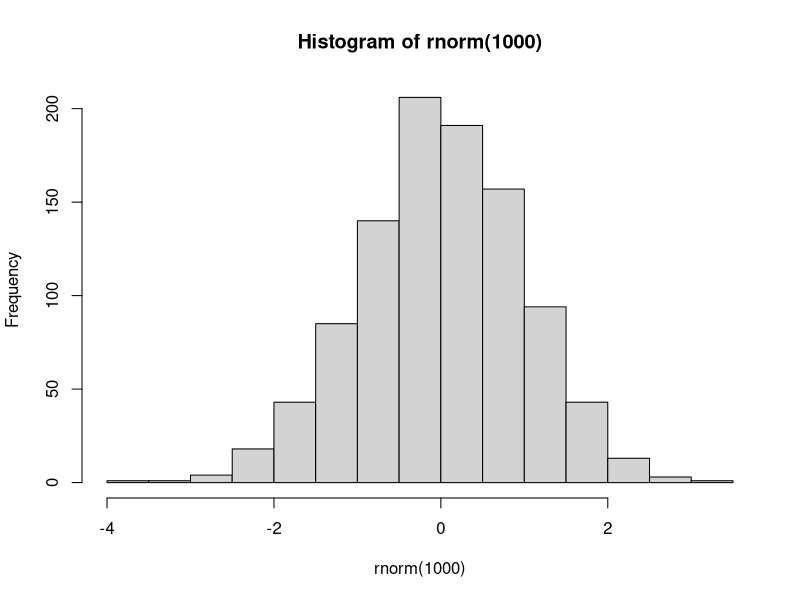

This chart was generated by the following R code:
## ---- chunk 1
library(knitr)
library(ggplot2)
opts_chunk$set(echo = FALSE, message = FALSE, warning = FALSE, cache = TRUE, dpi = 200, fig.width = 6, fig.height = 3, dev = 'svg', dev.args = list(bg = "transparent"))
theme424 <- theme_minimal() + 
  theme(
    panel.grid.minor = element_blank(),
    panel.background = element_rect(fill = "#f7f7f7"),
    panel.border = element_rect(fill = NA, color = "#0c0c0c", size = 0.6),
    axis.text = element_text(size = 14),
    axis.title = element_text(size = 16),
    legend.position = "bottom"
  )
theme_set(theme424)
## ---- chunk 2
include_graphics("https://uwmadison.box.com/shared/static/a8jqduhcmjzj9re22a81236k3enbtzzn.png")
## ---- chunk 3
hist(rnorm(1000))
